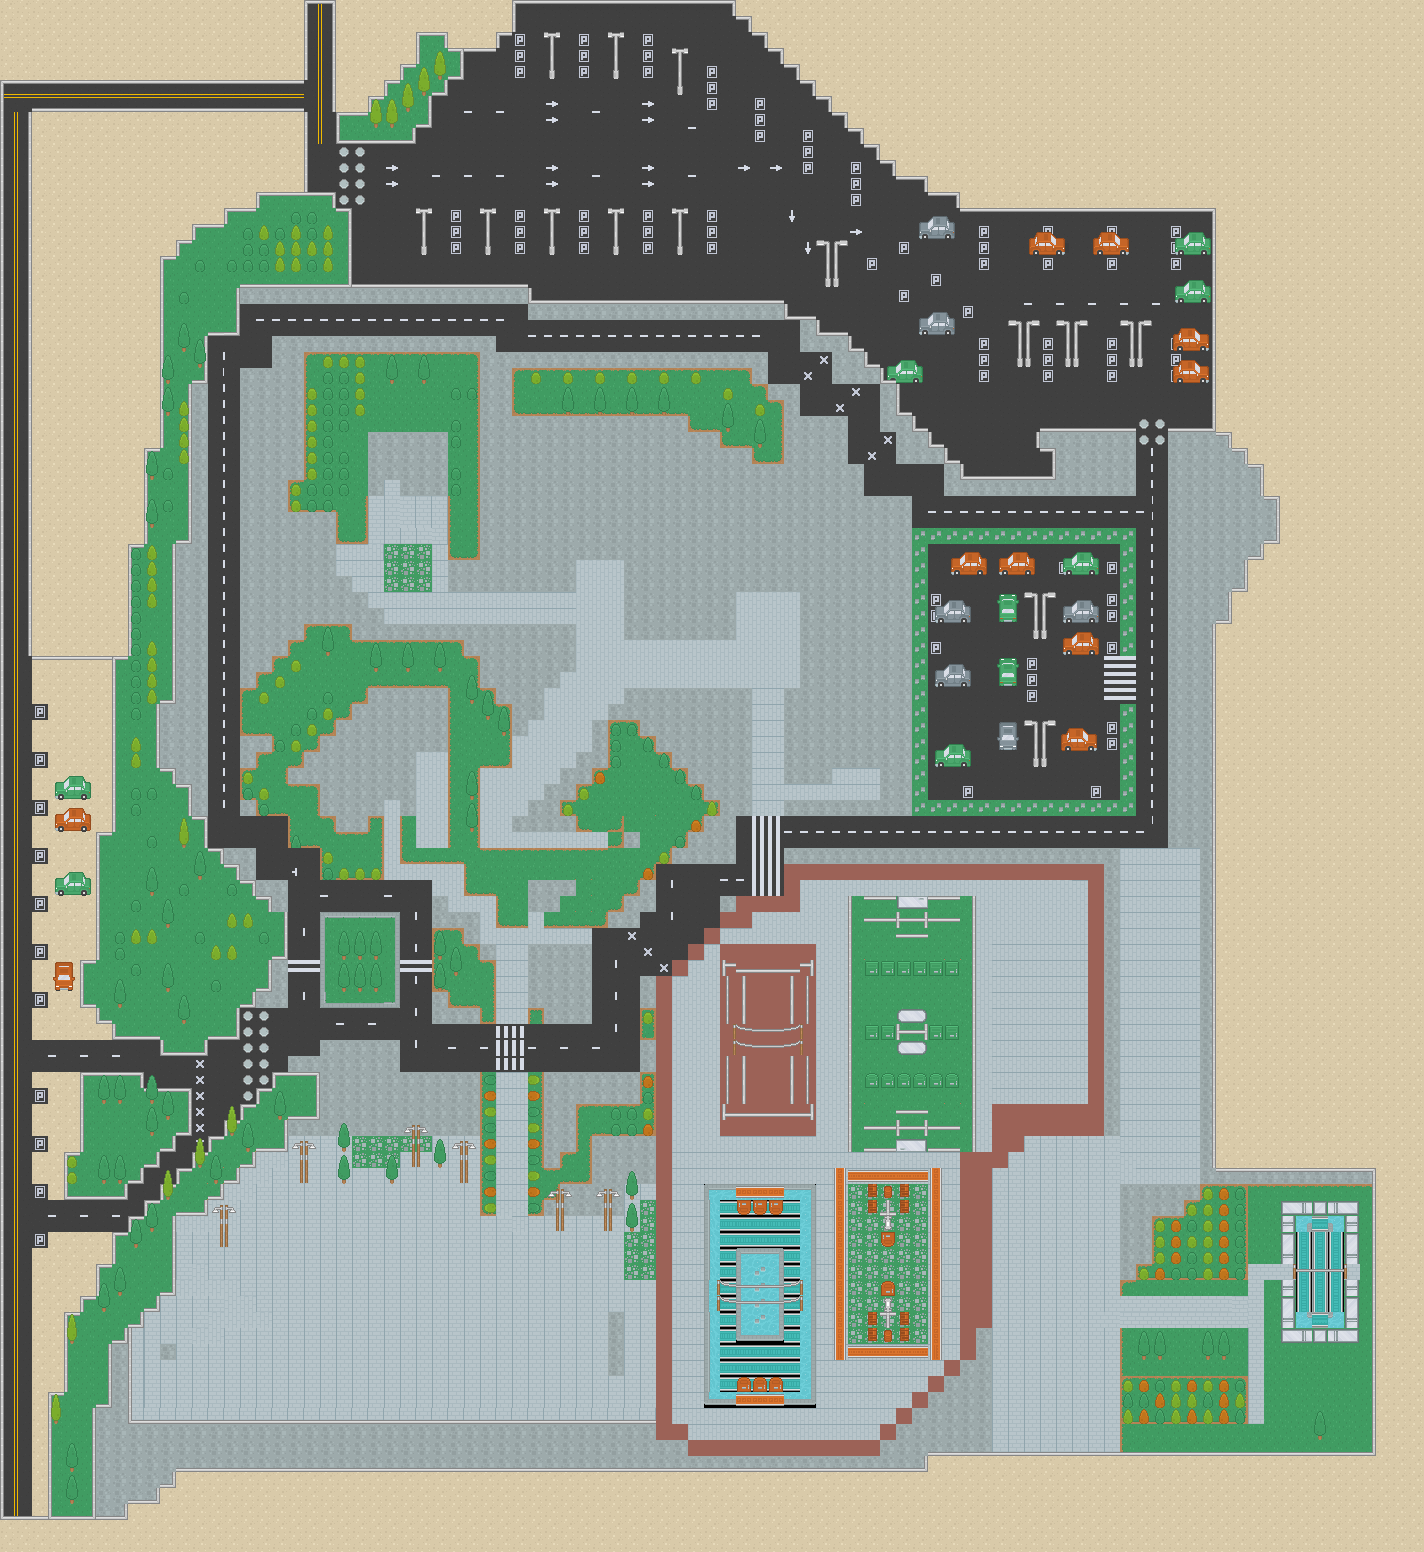

Tiled map render using the project's own tile images. Description and the map definition, with tile-layer contents summarised, below:
An orthogonal 89x97 tile map with 16x16 px tiles, 7 tile layers (ground, Grass, Streets, Courts, ...), 2 tilesets and 28 objects.

<map version="1.10" tiledversion="1.10.2" orientation="orthogonal" renderorder="right-down" width="89" height="97" tilewidth="16" tileheight="16" infinite="0" nextlayerid="13" nextobjectid="88">
 <tileset firstgid="1" source="../tsx/tiles.tsx" />
 <tileset firstgid="1037" source="../tsx/Objects.tsx" />
 <layer id="1" name="ground" width="89" height="97" locked="1">
  <data>[8633 cells, 8632 non-empty, 19 distinct tile ids]</data>
 </layer>
 <layer id="3" name="Grass" width="89" height="97" locked="1">
  <data>[8633 cells, 1398 non-empty, 31 distinct tile ids]</data>
 </layer>
 <layer id="4" name="Streets" width="89" height="97" locked="1">
  <data>[8633 cells, 1841 non-empty, 21 distinct tile ids]</data>
 </layer>
 <layer id="5" name="Courts" width="89" height="97" locked="1">
  <data>[8633 cells, 329 non-empty, 43 distinct tile ids]</data>
 </layer>
 <layer id="11" name="Vehicles" width="89" height="97" locked="1">
  <data>[8633 cells, 142 non-empty, 36 distinct tile ids]</data>
 </layer>
 <objectgroup id="12" name="Buildings" locked="1">
  <object id="13" gid="1043" x="797.667" y="792.083" width="114.833" height="112.333" />
  <object id="17" gid="1042" x="1119.42" y="1006.92" width="84.25" height="133" />
  <object id="41" gid="1042" x="1119.42" y="1151.17" width="84.25" height="133" />
  <object id="31" gid="1047" x="374.083" y="760.917" width="87.5" height="67" />
  <object id="87" gid="1047" x="333.583" y="824.417" width="87.5" height="67" />
  <object id="64" gid="2147484695" x="589.22" y="850.061" width="87.5" height="67" />
  <object id="86" gid="2147484695" x="513.417" y="921.833" width="87.5" height="67" />
  <object id="27" gid="1052" x="997.818" y="1268.86" width="98.8636" height="99.7955" />
  <object id="85" gid="1052" x="351.318" y="504.447" width="104.864" height="102.795" />
  <object id="32" gid="1055" x="985.333" y="1073.67" width="110" height="125" />
  <object id="39" gid="1057" x="1143.25" y="1041.58" width="76" height="66" />
  <object id="43" gid="1057" x="1308.18" y="1423.14" width="58.5455" height="52.3636" />
  <object id="45" gid="2147484705" x="1262.85" y="1423.23" width="58.5455" height="52.3636" />
  <object id="42" gid="1057" x="1041.68" y="1352.78" width="76" height="66" />
  <object id="46" gid="1058" x="1010.82" y="1428.98" width="79" height="59" />
  <object id="47" gid="1059" x="993.682" y="1354.09" width="62.625" height="58.25" />
  <object id="62" gid="1061" x="490.167" y="575.569" width="202.249" height="142.569" />
  <object id="61" gid="2147484709" x="655.039" y="591.882" width="202.249" height="142.569" />
  <object id="74" gid="1066" x="361.5" y="1397" width="118" height="196.667" />
  <object id="80" gid="1066" x="361.5" y="1397" width="118" height="196.667" />
  <object id="78" gid="2147484714" x="249.75" y="1395.83" width="118" height="196.667" />
  <object id="81" gid="2147484714" x="249.75" y="1395.83" width="118" height="196.667" />
  <object id="75" gid="1065" x="137" y="1388.67" width="117" height="134" />
  <object id="83" gid="1065" x="137" y="1388.67" width="117" height="134" />
  <object id="79" gid="2147484713" x="517.417" y="1385.42" width="117" height="134" />
  <object id="84" gid="2147484713" x="520.417" y="1385.08" width="117" height="134" />
  <object id="76" gid="2147484714" x="433.083" y="1392.17" width="90" height="158" />
  <object id="82" gid="2147484714" x="433.083" y="1392.17" width="90" height="158" />
 </objectgroup>
 <layer id="9" name="Walls" width="89" height="97" locked="1">
  <data>[8633 cells, 717 non-empty, 13 distinct tile ids]</data>
 </layer>
 <layer id="8" name="Trees" width="89" height="97" locked="1">
  <data>[8633 cells, 388 non-empty, 12 distinct tile ids]</data>
 </layer>
</map>
